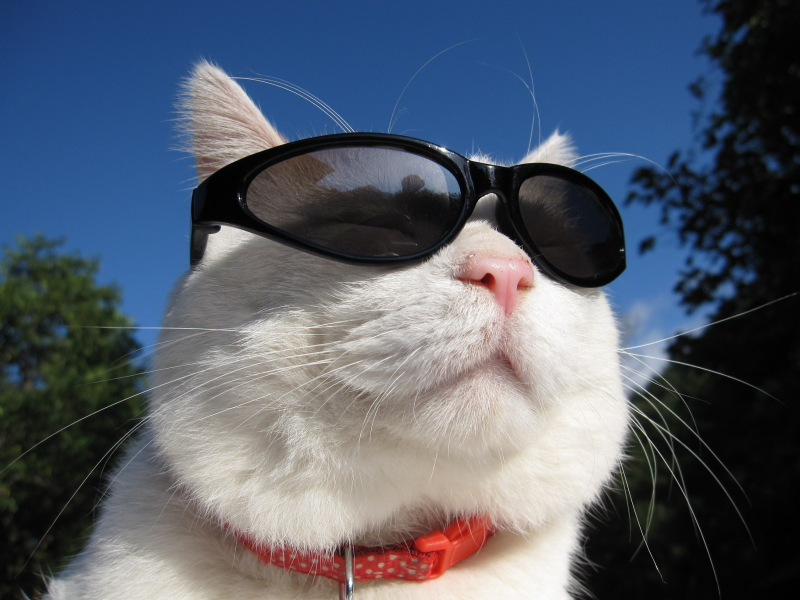
#> input picture data/images/cat.png, 1600 x 1200 px (shown at 1/2 size)
$ jupyter execute '边界填充.ipynb'
#> lines starting #> are read from the running program, lines starting #| are printed output that depends on the picture
[cell 1]
import cv2
import matplotlib.pyplot as plt

[cell 2]
top_size, bottom_size, left_sise, right_size = (100, 100, 100, 100)

img_cat = cv2.imread("./data/images/cat.png")
#> img_cat is the input picture: shape (1200, 1600, 3); mean B, G, R 108.1, 94.3, 86.2
# 填充方式

# 复制
replicate = cv2.copyMakeBorder(
    img_cat, top_size, bottom_size, left_sise, right_size, borderType=cv2.BORDER_REPLICATE
)
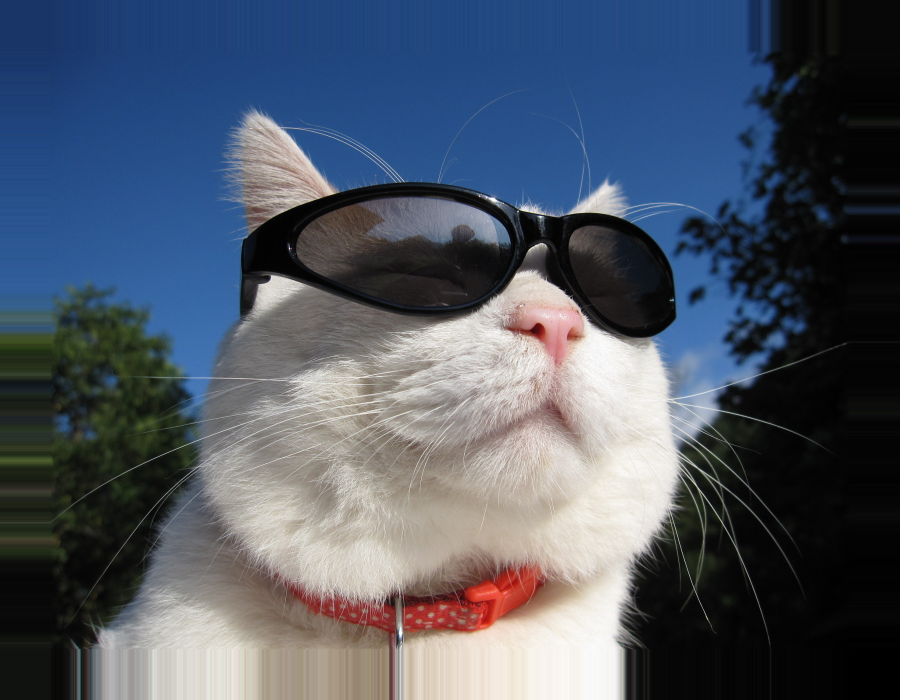
#> replicate: shape (1400, 1800, 3) (shown at 1/2 size); mean B, G, R 101.9, 87.6, 78.5

# 反射法
reflect = cv2.copyMakeBorder(
    img_cat, top_size, bottom_size, left_sise, right_size, borderType=cv2.BORDER_REFLECT
)
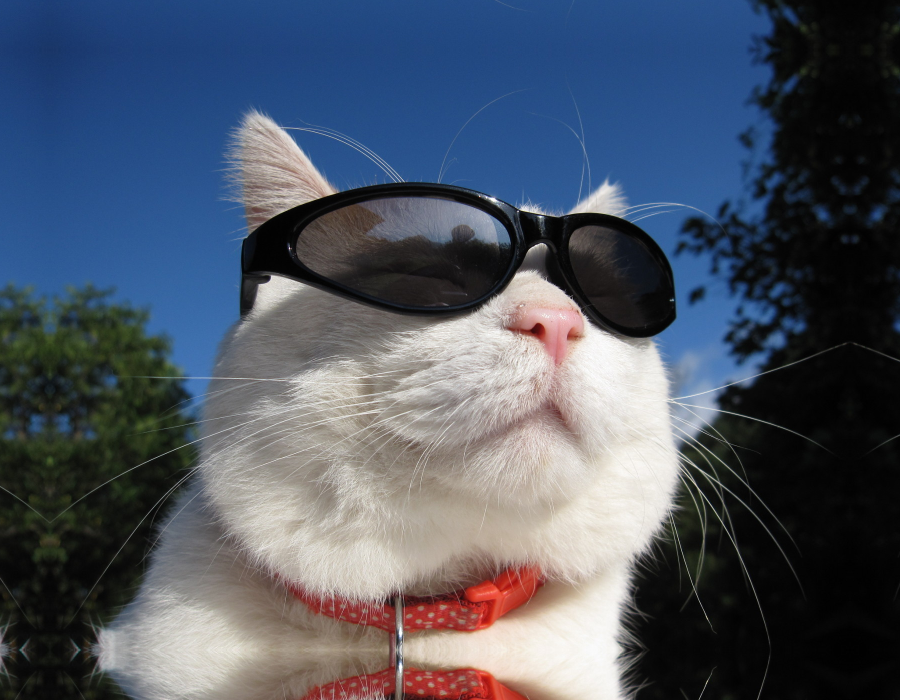
#> reflect: shape (1400, 1800, 3) (shown at 1/2 size); mean B, G, R 100.2, 85.8, 77.4

# 反射法101
reflect101 = cv2.copyMakeBorder(
    img_cat, top_size, bottom_size, left_sise, right_size, borderType=cv2.BORDER_REFLECT_101
)

# 外包装法
warp = cv2.copyMakeBorder(
    img_cat, top_size, bottom_size, left_sise, right_size, borderType=cv2.BORDER_WRAP
)
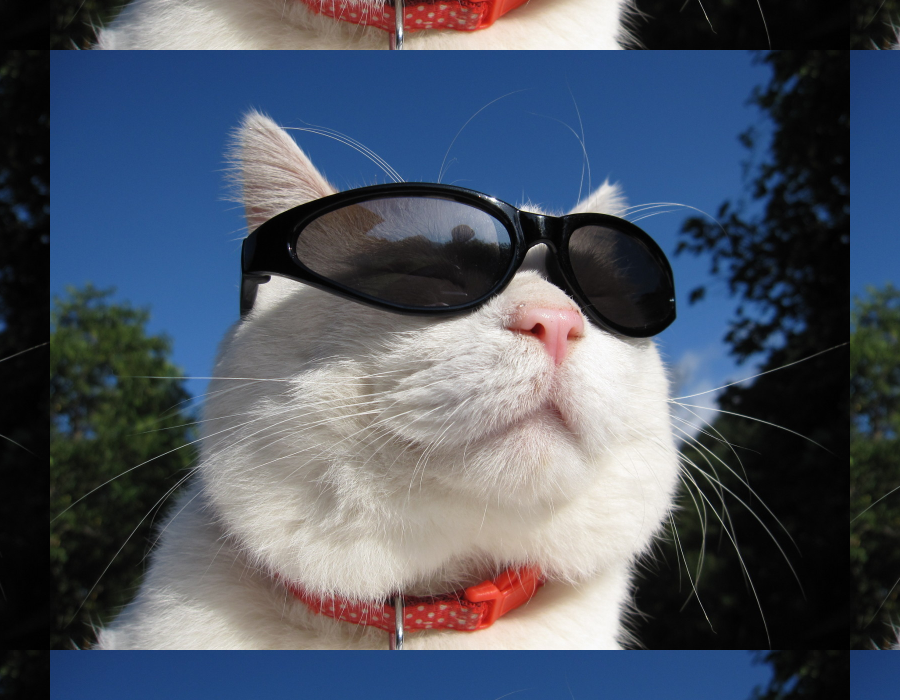
#> warp: shape (1400, 1800, 3) (shown at 1/2 size); mean B, G, R 100.2, 85.8, 77.4

# 常量法
constant = cv2.copyMakeBorder(
    img_cat, top_size, bottom_size, left_sise, right_size, cv2.BORDER_CONSTANT, value=0
)
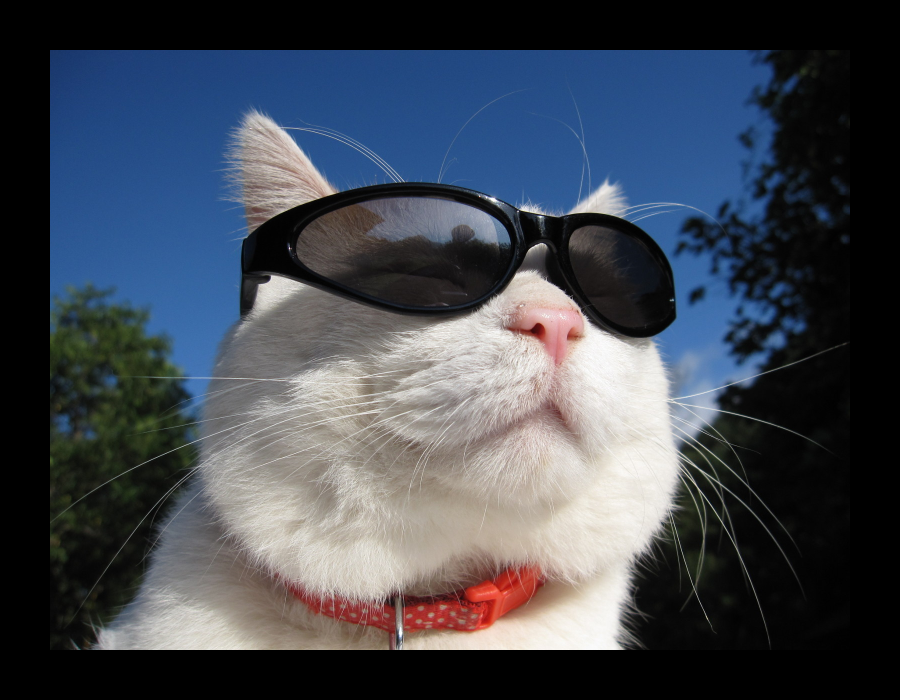
#> constant: shape (1400, 1800, 3) (shown at 1/2 size); mean B, G, R 82.3, 71.9, 65.6

[cell 3]
plt.subplot(231), plt.imshow(img_cat, "gray"), plt.title("ORIGINAL")
plt.subplot(232), plt.imshow(replicate, "gray"), plt.title("REPLICATE")
plt.subplot(233), plt.imshow(reflect, "gray"), plt.title("REFLECT")
plt.subplot(234), plt.imshow(reflect101, "gray"), plt.title("REFLECT101")
plt.subplot(235), plt.imshow(warp, "gray"), plt.title("WARP")
plt.subplot(236), plt.imshow(constant, "gray"), plt.title("CONSTANT")
#> figure, not shown here; B, G, R data is drawn as R, G, B
